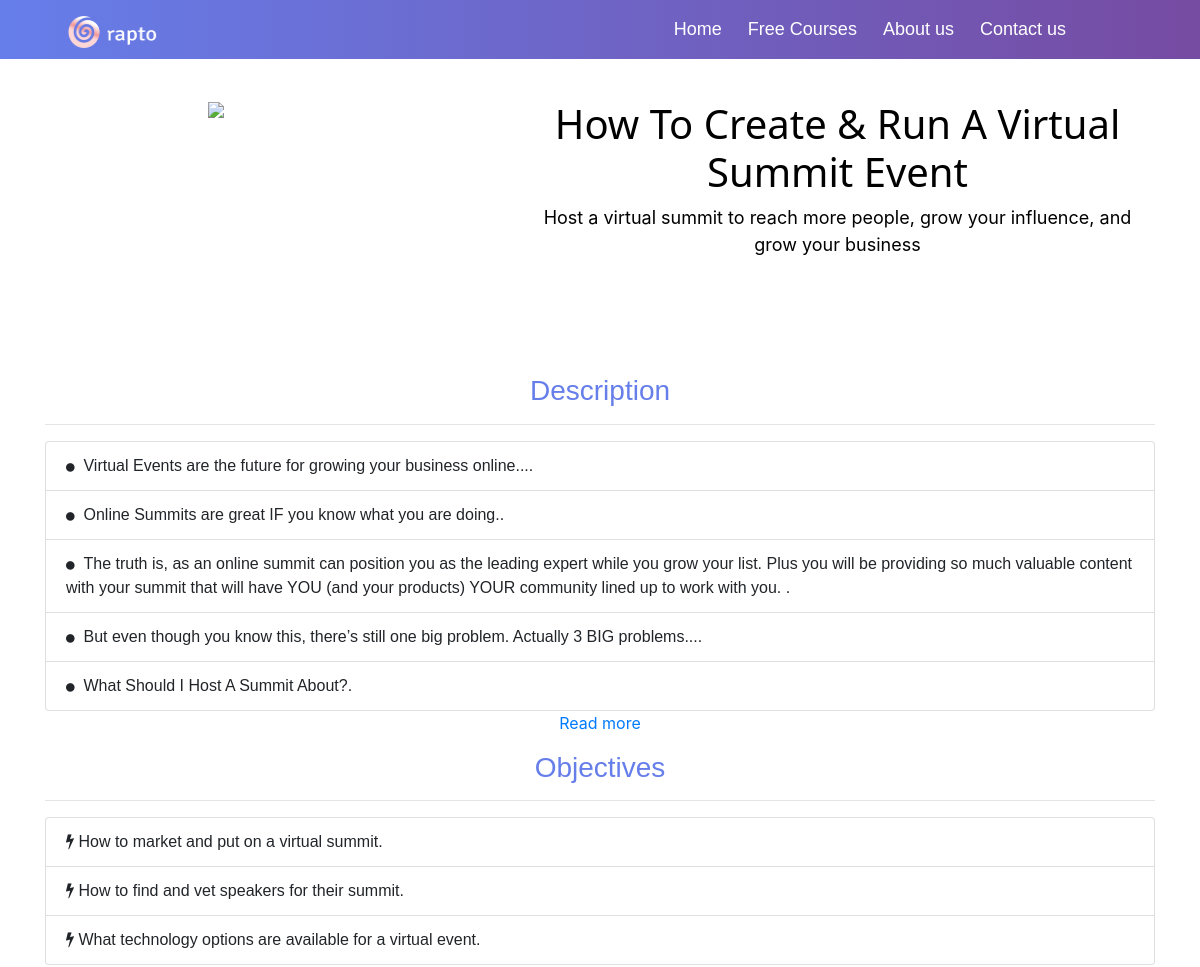
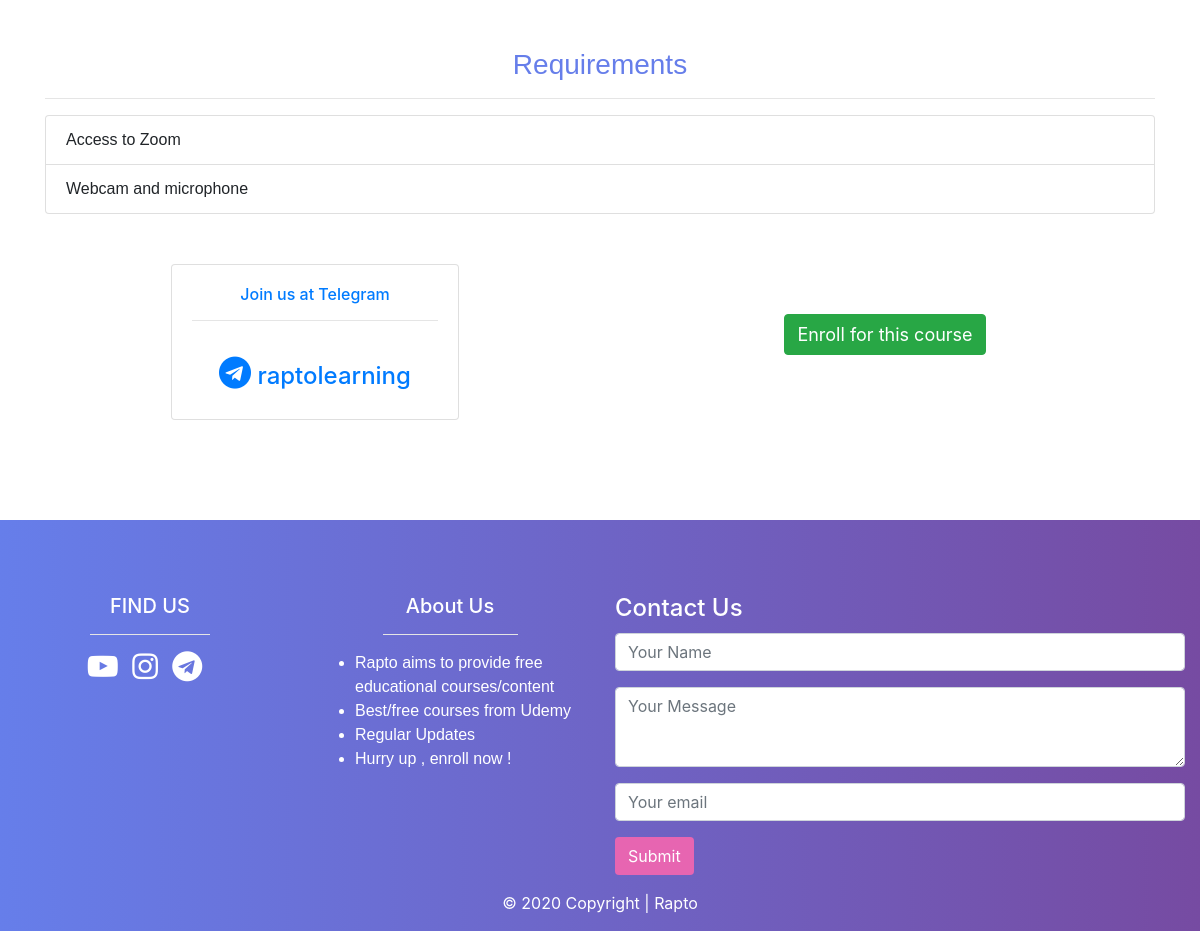
Screenshot of /course_detail/14/ with the database file from the repository (2 pictures, top to bottom).
### rapto/models.py (models this page shows, shortened)
class Courses(models.Model):
    Image = models.URLField(null=True)
    Title = models.CharField(max_length=100 , null=True)
    Subtitle = models.CharField(max_length=150 , null=True)
    Description = models.TextField(null=True)
    Objective = models.TextField(null=True)# what you will learn from Udemy
    Requirements = models.TextField(null=True)
    No_Of_Days = models.IntegerField(null=True , blank=True)
    Udemy_Link = models.URLField(null=True)
    class Meta:
        ordering = ['-id']

### rapto/views.py (the view)
# urls.py: url(r'^course_detail/(?P<id>\d+)/$' , views.View_Course_Details , name="view_course_details"),
def View_Course_Details(request , id ):
    try:
        C = Courses.objects.get(id = id)
        Objectives = list(filter(None,C.Objective.split('$')))
        Description = list(filter(None,C.Description.split('$')))
        Requirements = list(filter(None,C.Requirements.split('$')))
        print(Objectives , '\n')
        context={
            'course':C,
            'Objectives':Objectives,
            'Description1':Description[0:5],
            'Description2':Description[5:],
            'Requirements':Requirements,
            'ContactForm':ContactForm
        }
    except:
        return redirect('/page_not_found/')
    return render(request , 'course_detail.html' , context)

### rapto/forms.py
class Contact_Us_Form(forms.ModelForm):
    class Meta:
        model = ContactForm
        fields=[ 'Name','Message','Email']
        widgets = {
            'Name':forms.TextInput(attrs={'placeholder':'Your Name'}),
            'Message':forms.Textarea(attrs={'placeholder':'Your Message'}),
            'Email':forms.TextInput(attrs={'placeholder':'Your email'}),
        }

### templates/course_detail.html (shortened to what this page needs)
{% extends 'base.html' %}
{% block content%}
{% include 'navbar.html'%}
<div class="container header">
    <div class="row">
        <div class="col-lg-5">
            <img class="img-fluid" src="{{course.Image}}" alt="course image">
        </div>
        <div class="col-lg-7" style="margin:auto auto">
            <h1 style="font-family:'Segoe UI', Tahoma, Geneva, Verdana, sans-serif ; color:black">{{course.Title}}</h1>
            <p style="font-size: 18px; color:black">{{course.Subtitle}}
        </div>
    </div>
</div>
<div class="container content" style="margin-top:100px">
    <h3 class="CourseTitles">Description</h3>
    <hr>
    <ul class="list-group" style="text-align: left;">
        {% for desc in Description1 %}
        <li class="list-group-item"><i style="font-size: 10px;" class="fa fa-circle" aria-hidden="true"></i>
            &nbsp;{{desc}}.</li>
        {% endfor %}
    </ul>
    {% if Description2%}
    <p>
        <a id="a" onclick="main()" data-toggle="collapse" href="#collapseExample" role="button" aria-expanded="false"
            aria-controls="collapseExample">
            Read more
        </a>
    </p>
    {% endif %}
</div>
<div class="container content" style="margin-bottom: 50px;">
    <h3 class="CourseTitles">Objectives</h3>
    <hr>
    <ul class="list-group" style="text-align: left;">
        {% for objective in Objectives %}
        <li class="list-group-item"><i class="fa fa-bolt" aria-hidden="true"></i>&nbsp;{{objective}}.</li>
        {% endfor %}
    </ul>
</div>
<div style="margin-bottom:50px" class="container content">
    <h3 class="CourseTitles">Requirements</h3>
    <hr>
    <ul class="list-group" style="text-align: left;">
        {% for req in Requirements%}
        <li class="list-group-item">{{req}}</li>
        {% endfor%}
    </ul>
</div>
<div class="container content">
    <div class="row">
        <div class="col-md-6">
            <div class="card" style="width: 18rem; margin: 0 auto; ">
                <a href="https://t.me/raptolearning" style="text-decoration: none;">
                    <div class="card-body">
                        <h6 class="card-title">Join us at Telegram</h6>
                        <hr>
                    </div>
                    <h4 style="padding-bottom:20px"><i style="font-size: xx-large;" class="fa fa-telegram"
                            aria-hidden="true"></i>&nbsp;raptolearning</h4>
                </a>
            </div>
        </div>
        <div class="col-md-6" style="margin-top:50px">
            <a href="{{course.Udemy_Link}}"><button type="button" class="btn btn-success"
                    style="font-size:large;">Enroll for this course</button> </a>
        </div>
    </div>
</div>
{% include 'footer.html' %}
{% endblock%}

### static/main.css (style rules this page uses)
html { scroll-behavior: smooth; }
.container.content , .container.header { text-align: center; }
.CourseTitles { color:#667eea; font-family: 'Gill Sans', 'Gill Sans MT', Calibri, 'Trebuchet MS', sans-serif; text-align: center; }
a:link { text-decoration: none!important; }
li { font-family: 'Lucida Sans', 'Lucida Sans Regular', 'Lucida Grande', 'Lucida Sans Unicode', Geneva, Verdana, sans-serif; }
.container.header { color: white; padding-top: 100px; }
.form-group { width: 100%; margin-top:10px; }
.textarea.form-control { height: 80px; }

### rows the page displays
Courses: Title "How To Create & Run A Virtual Summit Event", Subtitle "Host a virtual summit to reach more people, grow your influence, and grow your business"

### other values shown
{{ desc }} "Virtual Events are the future for growing your business online..." "Online Summits are great IF you know what you are doing." "But even though you know this, there’s still one big problem. Actually 3 BIG problems..." "What Should I Host A Summit About?"
{{ objective }} "How to market and put on a virtual summit" "How to find and vet speakers for their summit" "What technology options are available for a virtual event"
{{ req }} "Access to Zoom" "Webcam and microphone"
